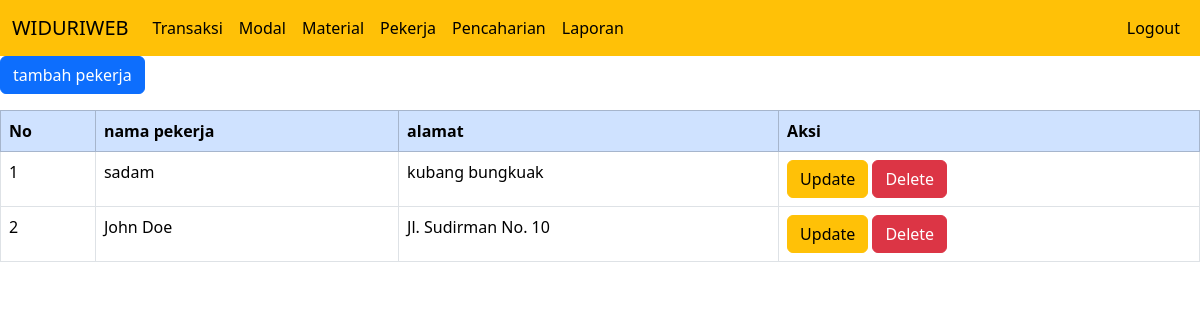
/pekerja.php, run on the app's committed database.
### tables this page shows
CREATE TABLE `pekerja` (
  `id_pekerja` int NOT NULL,
  `nama_pekerja` varchar(100) NOT NULL,
  `alamat` varchar(255) NOT NULL
);

### pekerja.php (the view, shortened to what this page needs)
<!DOCTYPE html>
<html lang="en">
<head>
    <link href="https://cdn.jsdelivr.net/npm/bootstrap@5.3.2/dist/css/bootstrap.min.css" rel="stylesheet">
</head>
<body>
<div>
 <nav class="navbar navbar-expand-lg bg-warning">
  <div class="container-fluid">
    <a class="navbar-brand" href="home.php">WIDURIWEB</a>
    <div class="collapse navbar-collapse" id="navbarNav">
      <ul class="navbar-nav me-auto">
        <li class="nav-item">
          <a class="nav-link active" href="transaksi.php">Transaksi</a>
        </li>
        <li class="nav-item">
          <a class="nav-link active" href="modal.php">Modal</a>
        </li>
        <li class="nav-item">
          <a class="nav-link active" href="material.php">Material</a>
        </li>
        <li class="nav-item">
          <a class="nav-link active" href="pekerja.php">Pekerja</a>
        </li>
        <li class="nav-item">
          <a class="nav-link active" href="pencaharian.php">Pencaharian</a>
        </li>
        <li class="nav-item">
          <a class="nav-link active" href="laporan.php">Laporan</a>
        </li>
      </ul>
      <ul class="navbar-nav">
        <li class="nav-item">
          <a class="nav-link active" href="index.php">Logout</a>
        </li>
      </ul>
    </div>
  </div>
</nav>
<a href="create_pekerja.php" class="btn btn-primary" role="button">tambah pekerja</a>
<thead>
            <table class="my-3 table table-bordered">
            <tr class="table-primary">
            <th>No</th>
            <th>nama pekerja</th>
            <th>alamat</th>
            <th colspan='2'>Aksi</th>
            </tr>
</thead>
<?php
        include "koneksi.php";
        $sql="SELECT * FROM pekerja ORDER BY id_pekerja DESC";
        $hasil=mysqli_query($kon,$sql);
        $no=0;
        while ($data = mysqli_fetch_array($hasil)) {
            $no++;
            ?>
            <tbody>
            <tr>
                <td><?php echo $no;?></td>
                <td><?php echo $data["nama_pekerja"];   ?></td>
              <td><?php echo $data["alamat"];   ?></td>
                <td>
                    <a href="update_pekerja.php?id_pekerja=<?php echo htmlspecialchars($data['id_pekerja']); ?>" class="btn btn-warning" role="button">Update</a>
                    <a href="<?php echo htmlspecialchars($_SERVER["PHP_SELF"]);?>?id_pekerja=<?php echo $data['id_pekerja']; ?>" class="btn btn-danger" role="button">Delete</a>
                </td>
            </tr>
            </tbody>
            <?php
        }
        ?>
</div>
</body>
</html>

### data on the page
pekerja: nama_pekerja "sadam", alamat "kubang bungkuak"
pekerja: nama_pekerja "John Doe", alamat "Jl. Sudirman No. 10"
